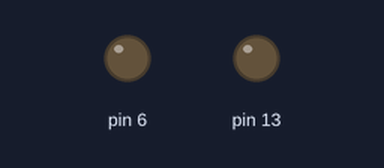
Bench run of a sketch on a simulated Arduino Uno, built with avr-gcc and run on an emulated ATmega328P. Parts: output pins drawn as LEDs (lit = HIGH).

Above: at 0.05 s.
At 1.3 s:
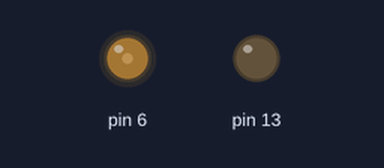
At 2.6 s:
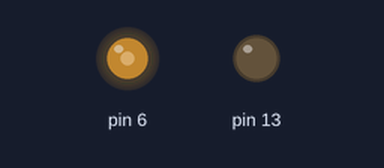
At 5.2 s:
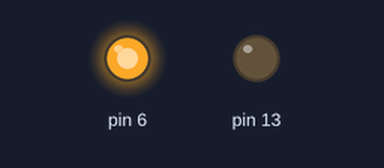
Timing chart, 0 to 6.8 s (numbered marks = the images above):
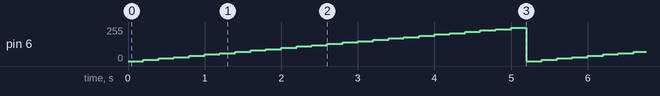

The sketch:

BrightNess.ino
```cpp
// 0 to 255 brightness
int brightNess = 0;

void setup() {
  // put your setup code here, to run once:
  pinMode(13,OUTPUT);
  pinMode(6,OUTPUT);
}

void loop() {
  // put your main code here, to run repeatedly:
  digitalWrite(13,LOW);
  while(brightNess<=255){
    analogWrite(6,brightNess);
    delay(200);
    brightNess=brightNess+10;
  }
  brightNess=0;
}
```

Measured:
- by itself, pin 6: ramps from 0/255 to 250/255 and jumps back, once every 5.2 s
